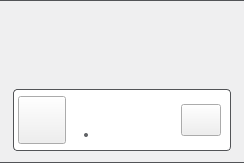
<?xml version="1.0" encoding="UTF-8"?>
<ui version="4.0">
 <class>DuplicatedNodeItem</class>
 <widget class="QWidget" name="DuplicatedNodeItem">
  <property name="geometry">
   <rect>
    <x>0</x>
    <y>0</y>
    <width>244</width>
    <height>163</height>
   </rect>
  </property>
  <property name="sizePolicy">
   <sizepolicy hsizetype="Preferred" vsizetype="Expanding">
    <horstretch>0</horstretch>
    <verstretch>0</verstretch>
   </sizepolicy>
  </property>
  <property name="minimumSize">
   <size>
    <width>0</width>
    <height>0</height>
   </size>
  </property>
  <property name="maximumSize">
   <size>
    <width>16777215</width>
    <height>16777215</height>
   </size>
  </property>
  <property name="windowTitle">
   <string notr="true"/>
  </property>
  <property name="styleSheet">
   <string notr="true">#container{
   background-color: #EFEFF0; /*colorToken.surface-2*/
   border-top: 1px solid #525457; /*colorToken.border-subtle*/
   border-bottom: 1px solid #525457; /*colorToken.border-subtle*/
}

#lDate, #lSize
{
    color: #616366; /*colorToken.text-secondary*/
}

#point
{
    border-radius: 2px;
    background-color: #616366;   /*colorToken.icon-disabled*/
}

#fSelectionBox
{
    border: 1px solid #525457; /*colorToken.border-subtle*/
    border-radius: 4px;
    background-color: #FFFFFF; /*colorToken.page-background*/
}

#lLearnMore {
  text-decoration: underline;
  color: #2C5BEB; /*colorToken.link-primary*/
}
</string>
  </property>
  <layout class="QVBoxLayout" name="verticalLayout">
   <property name="spacing">
    <number>0</number>
   </property>
   <property name="leftMargin">
    <number>0</number>
   </property>
   <property name="topMargin">
    <number>0</number>
   </property>
   <property name="rightMargin">
    <number>0</number>
   </property>
   <property name="bottomMargin">
    <number>0</number>
   </property>
   <item>
    <widget class="QFrame" name="container">
     <property name="sizePolicy">
      <sizepolicy hsizetype="Preferred" vsizetype="Expanding">
       <horstretch>0</horstretch>
       <verstretch>0</verstretch>
      </sizepolicy>
     </property>
     <property name="styleSheet">
      <string notr="true"/>
     </property>
     <property name="frameShape">
      <enum>QFrame::Panel</enum>
     </property>
     <layout class="QVBoxLayout" name="verticalLayout_2">
      <property name="spacing">
       <number>12</number>
      </property>
      <property name="leftMargin">
       <number>12</number>
      </property>
      <property name="topMargin">
       <number>0</number>
      </property>
      <property name="rightMargin">
       <number>12</number>
      </property>
      <property name="bottomMargin">
       <number>11</number>
      </property>
      <item>
       <widget class="QWidget" name="titleContainer" native="true">
        <layout class="QVBoxLayout" name="verticalLayout_3">
         <property name="spacing">
          <number>8</number>
         </property>
         <property name="leftMargin">
          <number>10</number>
         </property>
         <property name="topMargin">
          <number>12</number>
         </property>
         <property name="rightMargin">
          <number>0</number>
         </property>
         <property name="bottomMargin">
          <number>0</number>
         </property>
         <item>
          <widget class="QLabel" name="lTitle">
           <property name="text">
            <string notr="true"/>
           </property>
           <property name="semibold" stdset="0">
            <string notr="true"/>
           </property>
           <property name="font-size" stdset="0">
            <string notr="true">label-2</string>
           </property>
          </widget>
         </item>
         <item>
          <widget class="WordWrapLabel" name="lDescription">
           <property name="text">
            <string/>
           </property>
           <property name="type" stdset="0">
            <string notr="true">secondary</string>
           </property>
          </widget>
         </item>
         <item>
          <widget class="QLabel" name="lLearnMore">
           <property name="sizePolicy">
            <sizepolicy hsizetype="Preferred" vsizetype="Fixed">
             <horstretch>0</horstretch>
             <verstretch>0</verstretch>
            </sizepolicy>
           </property>
           <property name="minimumSize">
            <size>
             <width>0</width>
             <height>20</height>
            </size>
           </property>
           <property name="text">
            <string notr="true"/>
           </property>
           <property name="openExternalLinks">
            <bool>true</bool>
           </property>
          </widget>
         </item>
        </layout>
       </widget>
      </item>
      <item>
       <widget class="QFrame" name="fSelectionBox">
        <property name="sizePolicy">
         <sizepolicy hsizetype="Expanding" vsizetype="Expanding">
          <horstretch>0</horstretch>
          <verstretch>0</verstretch>
         </sizepolicy>
        </property>
        <property name="minimumSize">
         <size>
          <width>0</width>
          <height>56</height>
         </size>
        </property>
        <property name="maximumSize">
         <size>
          <width>16777215</width>
          <height>16777215</height>
         </size>
        </property>
        <property name="styleSheet">
         <string notr="true"/>
        </property>
        <property name="frameShape">
         <enum>QFrame::Panel</enum>
        </property>
        <property name="frameShadow">
         <enum>QFrame::Plain</enum>
        </property>
        <layout class="QHBoxLayout" name="horizontalLayout" stretch="0,1,0">
         <property name="leftMargin">
          <number>4</number>
         </property>
         <property name="topMargin">
          <number>4</number>
         </property>
         <property name="rightMargin">
          <number>9</number>
         </property>
         <property name="bottomMargin">
          <number>4</number>
         </property>
         <item>
          <widget class="IconLabel" name="lIcon">
           <property name="minimumSize">
            <size>
             <width>48</width>
             <height>48</height>
            </size>
           </property>
           <property name="maximumSize">
            <size>
             <width>48</width>
             <height>48</height>
            </size>
           </property>
           <property name="text">
            <string/>
           </property>
           <property name="iconSize">
            <size>
             <width>48</width>
             <height>48</height>
            </size>
           </property>
          </widget>
         </item>
         <item>
          <widget class="QWidget" name="wNode" native="true">
           <property name="sizePolicy">
            <sizepolicy hsizetype="Expanding" vsizetype="Expanding">
             <horstretch>0</horstretch>
             <verstretch>0</verstretch>
            </sizepolicy>
           </property>
           <layout class="QVBoxLayout" name="verticalLayout_4">
            <property name="spacing">
             <number>0</number>
            </property>
            <property name="leftMargin">
             <number>0</number>
            </property>
            <property name="topMargin">
             <number>4</number>
            </property>
            <property name="rightMargin">
             <number>0</number>
            </property>
            <property name="bottomMargin">
             <number>4</number>
            </property>
            <item>
             <widget class="WordWrapLabel" name="lNodeName">
              <property name="sizePolicy">
               <sizepolicy hsizetype="Expanding" vsizetype="Expanding">
                <horstretch>0</horstretch>
                <verstretch>0</verstretch>
               </sizepolicy>
              </property>
              <property name="text">
               <string notr="true"/>
              </property>
              <property name="textFormat">
               <enum>Qt::PlainText</enum>
              </property>
              <property name="type" stdset="0">
               <string notr="true">primary</string>
              </property>
              <property name="dimension" stdset="0">
               <string notr="true">medium</string>
              </property>
             </widget>
            </item>
            <item>
             <widget class="QWidget" name="wNodeInfo" native="true">
              <property name="styleSheet">
               <string notr="true"/>
              </property>
              <layout class="QHBoxLayout" name="horizontalLayout_2">
               <property name="spacing">
                <number>5</number>
               </property>
               <property name="leftMargin">
                <number>0</number>
               </property>
               <property name="topMargin">
                <number>0</number>
               </property>
               <property name="rightMargin">
                <number>0</number>
               </property>
               <property name="bottomMargin">
                <number>0</number>
               </property>
               <item>
                <widget class="QLabel" name="lSize">
                 <property name="text">
                  <string/>
                 </property>
                </widget>
               </item>
               <item>
                <widget class="QWidget" name="point" native="true">
                 <property name="minimumSize">
                  <size>
                   <width>4</width>
                   <height>4</height>
                  </size>
                 </property>
                 <property name="maximumSize">
                  <size>
                   <width>4</width>
                   <height>4</height>
                  </size>
                 </property>
                </widget>
               </item>
               <item>
                <widget class="QLabel" name="lDate">
                 <property name="text">
                  <string/>
                 </property>
                </widget>
               </item>
               <item>
                <spacer name="horizontalSpacer_2">
                 <property name="orientation">
                  <enum>Qt::Horizontal</enum>
                 </property>
                 <property name="sizeHint" stdset="0">
                  <size>
                   <width>0</width>
                   <height>0</height>
                  </size>
                 </property>
                </spacer>
               </item>
              </layout>
             </widget>
            </item>
           </layout>
          </widget>
         </item>
         <item>
          <widget class="QWidget" name="wActionButton" native="true">
           <property name="sizePolicy">
            <sizepolicy hsizetype="Fixed" vsizetype="Preferred">
             <horstretch>0</horstretch>
             <verstretch>0</verstretch>
            </sizepolicy>
           </property>
           <property name="minimumSize">
            <size>
             <width>100</width>
             <height>0</height>
            </size>
           </property>
           <property name="maximumSize">
            <size>
             <width>100</width>
             <height>16777215</height>
            </size>
           </property>
           <layout class="QHBoxLayout" name="horizontalLayout_3">
            <property name="leftMargin">
             <number>0</number>
            </property>
            <property name="topMargin">
             <number>0</number>
            </property>
            <property name="rightMargin">
             <number>0</number>
            </property>
            <property name="bottomMargin">
             <number>0</number>
            </property>
            <item>
             <spacer name="horizontalSpacer_3">
              <property name="orientation">
               <enum>Qt::Horizontal</enum>
              </property>
              <property name="sizeType">
               <enum>QSizePolicy::Expanding</enum>
              </property>
              <property name="sizeHint" stdset="0">
               <size>
                <width>0</width>
                <height>0</height>
               </size>
              </property>
             </spacer>
            </item>
            <item>
             <widget class="QPushButton" name="bAction">
              <property name="minimumSize">
               <size>
                <width>0</width>
                <height>32</height>
               </size>
              </property>
              <property name="maximumSize">
               <size>
                <width>16777215</width>
                <height>32</height>
               </size>
              </property>
              <property name="cursor">
               <cursorShape>PointingHandCursor</cursorShape>
              </property>
              <property name="text">
               <string notr="true"/>
              </property>
              <property name="dimension" stdset="0">
               <string notr="true">small</string>
              </property>
              <property name="type" stdset="0">
               <string notr="true">primary</string>
              </property>
             </widget>
            </item>
           </layout>
          </widget>
         </item>
        </layout>
       </widget>
      </item>
     </layout>
    </widget>
   </item>
  </layout>
 </widget>
 <customwidgets>
  <customwidget>
   <class>IconLabel</class>
   <extends>QToolButton</extends>
   <header>TokenizableItems/IconLabel.h</header>
  </customwidget>
  <customwidget>
   <class>WordWrapLabel</class>
   <extends>QLabel</extends>
   <header>WordWrapLabel.h</header>
  </customwidget>
 </customwidgets>
 <resources/>
 <connections/>
</ui>
